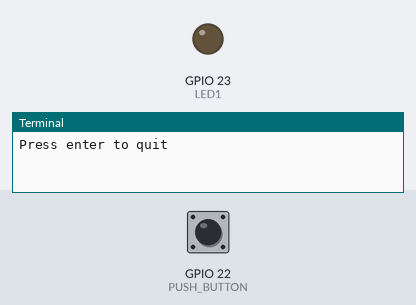
A program run on a simulated Raspberry Pi (BCM pin numbers). On the bench: output pins drawn as LEDs (lit = HIGH), the last lines printed to the terminal. Inputs (shaded band) come from the test bench; at power-on: GPIO 22 (PUSH_BUTTON) HIGH.

Above: at 1.2 s.
1.3 s: GPIO 22 (PUSH_BUTTON) pulled LOW for 0.15 s
At 1.6 s:
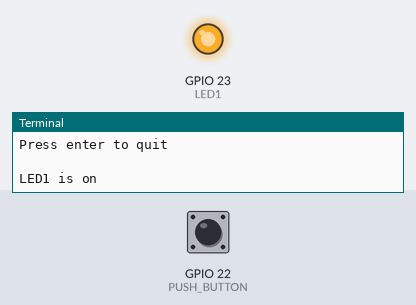
2.9 s: GPIO 22 (PUSH_BUTTON) pulled LOW for 1 s
At 4.0 s:
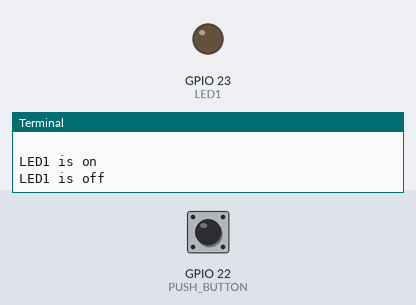
5.4 s: GPIO 22 (PUSH_BUTTON) pulled LOW for 3.2 s
At 5.9 s:
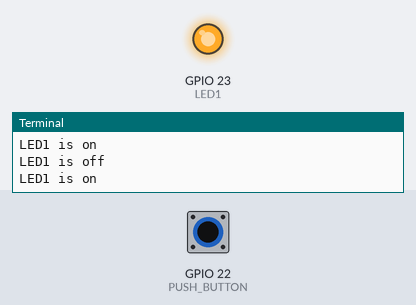
Timing chart, 0 to 8.4 s (numbered marks = the images above; inputs shaded):
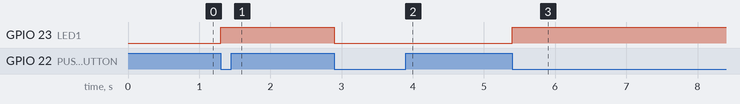

Measured:
- after the input at 1.3 s, GPIO 23 (LED1): LOW → HIGH at once
- after the input at 2.9 s, GPIO 23 (LED1): HIGH → LOW at once
- after the input at 5.4 s, GPIO 23 (LED1): LOW → HIGH at once

The program:

gpio_in_callback.py
```python
#!/usr/bin/env python3
# -*- coding: utf-8 -*-
"""
Filename: gpio_in_callback.py
Author: Manuel Caballero
Date: 18/June/2025
Version: 18/June/2025 The ORIGIN
Description:
    This script demonstrates how to change the state of an LED by a button using a callback.

    Follow me!:
	- GitHub:  https://github.com/AqueronteBlog
        - YouTube: https://www.youtube.com/user/AqueronteBlog
        - X:       https://twitter.com/aqueronteblog

License: MIT License
Contact: aqueronteblog@gmail.com
Dependencies: RPi.GPIO
"""
import RPi.GPIO as GPIO

# GPIO IN interrupt/callback
def button_callback(channel):
    global led1_state

    if (led1_state == False):
        GPIO.output(LED1, GPIO.HIGH)
        print("LED1 is on")
        led1_state = True
    else:
        GPIO.output(LED1, GPIO.LOW)
        print("LED1 is off")
        led1_state = False


GPIO.setmode(GPIO.BCM)
LED1 = 23
PUSH_BUTTON = 22

led1_state = False

GPIO.setup(LED1, GPIO.OUT)
GPIO.setup(PUSH_BUTTON, GPIO.IN, pull_up_down = GPIO.PUD_UP)
GPIO.add_event_detect(PUSH_BUTTON, GPIO.FALLING, callback = button_callback, bouncetime = 200)

message = input("Press enter to quit\n\n")
GPIO.cleanup()
```
